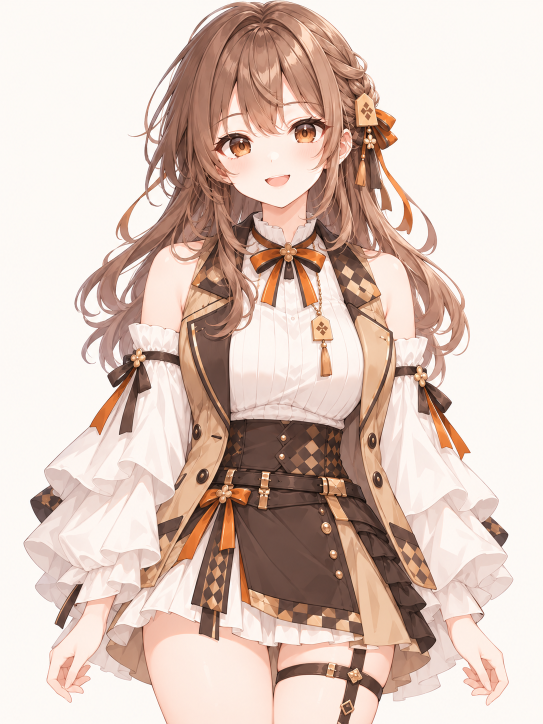
#> input picture assets/original/koma_confirmed.png, 1086 x 1448 px (shown at 1/2 size)
$ python build_expression_v3.py
#> lines starting #> are read from the running program, lines starting #| are printed output that depends on the picture; after the words box and inside, x2 and y2 are one past the last pixel; in counts of white or black regions, pixels touching at a corner belong together
### scripts/build_psd.py
#!/usr/bin/env python3
"""AI-assisted first-pass part separation for the approved VTuber illustration.

Produces 26 named, editable PSD layers. Regions are approximate polygons and
are NOT yet ready to deform in Live2D Cubism. Concealed art is not reconstructed.
"""
import argparse
import csv
import json
from pathlib import Path
import cv2
import numpy as np
from PIL import Image
from psd_writer import write_psd

ROOT = Path(__file__).resolve().parents[1]

def extract_foreground(rgb):
    """Find connected paper-colored background pixels from image borders."""
    h, w = rgb.shape[:2]
    edge = np.concatenate((rgb[:30].reshape(-1,3),rgb[:,:30].reshape(-1,3),rgb[:,-30:,:].reshape(-1,3)))
    sample = np.median(edge,axis=0).astype(np.uint8)
    lab = cv2.cvtColor(rgb, cv2.COLOR_RGB2LAB)
    bg = cv2.cvtColor(sample.reshape(1,1,3),cv2.COLOR_RGB2LAB)[0,0]
    candidate = (np.linalg.norm(lab.astype(np.float32)-bg.astype(np.float32),axis=2)<20).astype(np.uint8)
    _, labels = cv2.connectedComponents(candidate, connectivity=8)
    ids = np.unique(np.r_[labels[0],labels[-1],labels[:,0],labels[:,-1]])
    return np.where((candidate>0)&np.isin(labels,ids),0,255).astype(np.uint8)

# [44 lines left out: functions load_labels, build, not called in this run]

# [7 lines that do not run on import are left out]

### scripts/build_expression_v3.py
#!/usr/bin/env python3
"""Refine only the closed-eye/closed-mouth PSD layers of the confirmed VTuber art.

Open states preserve the original illustration. The closed expressions use
hand-controlled SVG curves plus local skin reconstruction, not new AI renders.
This is expression artwork, not an exported Live2D Cubism rig.
"""
import argparse
import json
from io import BytesIO
from pathlib import Path
import cv2
import cairosvg
import numpy as np
from PIL import Image
from scipy.ndimage import gaussian_filter
from build_psd import extract_foreground, load_labels
from psd_writer import write_psd

ROOT = Path(__file__).resolve().parents[1]
SIZE = (1086, 1448)
FEATURES = {
 "eye_screen_left": [(372,287),(379,268),(406,248),(438,244),(473,247),(503,257),(518,279),(519,301),(500,325),(464,338),(422,338),(385,320),(371,305)],
 "eye_screen_right": [(553,263),(563,240),(582,224),(605,219),(630,222),(656,238),(668,260),(664,281),(650,298),(606,304),(574,290)],
 "mouth": [(482,354),(498,339),(533,334),(562,332),(586,339),(598,350),(595,373),(576,391),(543,396),(509,392),(487,379)]
}
ART = {
"eye_screen_left": '''<path d="M403 311 C426 305 468 304 490 312" fill="none" stroke="#bd7f77" stroke-width="1.2" opacity=".34"/>
<path d="M403 307 C425 302 465 303 486 309" fill="none" stroke="#ffe9dd" stroke-width="1.15" opacity=".68"/>
<path d="M387 302 C407 292 434 285 458 284 C480 284 494 292 503 298" fill="none" stroke="#593937" stroke-width="3.4" stroke-linecap="round" opacity=".95"/>
<path d="M389 300 Q382 300 377 293 Q386 295 397 296 Z" fill="#69413b" opacity=".96"/>
<path d="M398 296 Q391 292 389 285 Q397 291 405 293 Z" fill="#634039" opacity=".87"/>
<path d="M412 290 Q407 287 406 283 Q414 288 419 289 Z" fill="#78504a" opacity=".82"/>''',
"eye_screen_right": '''<path d="M571 291 C595 284 620 286 639 294" fill="none" stroke="#bd8077" stroke-width="1.2" opacity=".35"/>
<path d="M575 289 C594 286 619 289 636 294" fill="none" stroke="#ffeadc" stroke-width="1.1" opacity=".66"/>
<path d="M564 278 C580 265 598 258 617 259 C630 260 642 267 654 275" fill="none" stroke="#573735" stroke-width="3.4" stroke-linecap="round" opacity=".96"/>
<path d="M643 268 Q652 267 657 260 Q656 269 651 273 Z" fill="#573733" opacity=".9"/>
<path d="M632 262 Q640 260 643 255 Q644 262 639 267 Z" fill="#66413a" opacity=".85"/>
<path d="M621 258 Q626 255 630 249 Q631 257 628 262 Z" fill="#80554a" opacity=".82"/>''',
"mouth": '''<path d="M498 359 C506 367 522 373 542 369 C554 367 562 360 571 354 C568 360 557 368 543 372 C524 376 505 369 498 359 Z" fill="#a75e5b" opacity=".86"/>
<path d="M503 362 C523 373 548 371 567 356" fill="none" stroke="#98514f" stroke-width="1.35" opacity=".92"/>
<path d="M506 363 C523 371 545 370 561 361" fill="none" stroke="#d78e87" stroke-width="1.5" opacity=".45"/>
<path d="M516 381 Q535 386 549 379" fill="none" stroke="#f6c6ba" stroke-width="2.1" opacity=".58"/>
<path d="M520 384 Q534 388 545 383" fill="none" stroke="#fff2e9" stroke-width="1" opacity=".66"/>'''
}

def masks_of(w,h):
    out={}
    for name,polygon in FEATURES.items():
        arr=np.asarray(polygon,dtype=np.float32)*[w/SIZE[0],h/SIZE[1]]
        mask=np.zeros((h,w),dtype=np.uint8)
        cv2.fillPoly(mask,[np.rint(arr).astype(np.int32)],255)
        out[name]=mask
    return out

def repaired_skin(rgb,masks):
    h,w=rgb.shape[:2]
    yy,xx=np.ogrid[:h,:w]
    occupied=np.maximum.reduce(list(masks.values()))
    excl=cv2.dilate(occupied,cv2.getStructuringElement(cv2.MORPH_ELLIPSE,(19,19)))
    r,g,b=[rgb[:,:,i].astype(np.float32) for i in range(3)]
    skin=(r>198)&(g>152)&(b>135)&(r-g>6)&(g-b>3)&(r-b>21)
    face=(xx>350*w/SIZE[0])&(xx<689*w/SIZE[0])&(yy>218*h/SIZE[1])&(yy<420*h/SIZE[1])
    valid=(skin&face&(excl==0)).astype(np.float32)
    sigma=24*w/SIZE[0]
    d=gaussian_filter(valid,sigma)+1e-6
    field=np.stack([gaussian_filter(rgb[:,:,i].astype(np.float32)*valid,sigma)/d for i in range(3)],axis=-1)
    field[:,:,1]=np.clip(field[:,:,1]+5,0,255)
    field[:,:,2]=np.clip(field[:,:,2]+7,0,255)
    canvas=rgb.astype(np.float32).copy()
    for mask in masks.values():
        distance=cv2.distanceTransform(mask,cv2.DIST_L2,5)
        t=np.clip(distance/(12*w/SIZE[0]),0,1)
        t=t*t*(3-2*t)
        canvas=canvas*(1-t[:,:,None])+field*t[:,:,None]
    return np.rint(np.clip(canvas,0,255)).astype(np.uint8)

def artwork(w,h):
    result={}
    for name,parts in ART.items():
        svg='<svg xmlns="http://www.w3.org/2000/svg" viewBox="0 0 1086 1448">'+parts+'</svg>'
        png=cairosvg.svg2png(bytestring=svg.encode(),output_width=w,output_height=h)
        result[name]=np.asarray(Image.open(BytesIO(png)).convert("RGBA"),dtype=np.uint8)
    return result

def over(canvas,layer):
    output=canvas.copy()
    a=layer[:,:,3:4].astype(np.float32)/255
    output[:,:,:3]=np.rint(canvas[:,:,:3].astype(np.float32)*(1-a)+layer[:,:,:3].astype(np.float32)*a).astype(np.uint8)
    output[:,:,3]=np.rint(canvas[:,:,3].astype(np.float32)+layer[:,:,3].astype(np.float32)*(1-canvas[:,:,3].astype(np.float32)/255)).astype(np.uint8)
    return output

def generate(source,output):
    rgb=np.asarray(Image.open(source).convert("RGB"),dtype=np.uint8)
#> rgb is the input picture: shape (1448, 1086, 3); mean R, G, B 219.4, 198.2, 187.7
    h,w=rgb.shape[:2];output.mkdir(parents=True,exist_ok=True)
#> after `h, w = rgb.shape[:2]`: h = 1448; w = 1086
    alpha=extract_foreground(rgb)
#> in extract_foreground, `sample = np.median(edge,axis=0).astype(np.uint8)`: sample = [253, 249, 246]
#> in extract_foreground, `lab = cv2.cvtColor(rgb, cv2.COLOR_RGB2LAB)`: lab: shape (1448, 1086, 3); mean of channels 0, 1, 2 206.1, 134.6, 136.6
#> in extract_foreground, `bg = cv2.cvtColor(sample.reshape(1,1,3),cv2.COLOR_RGB2LAB)[0,0]`: bg = [250, 129, 130]
#> in extract_foreground, `candidate = (np.linalg.norm(lab.astype(np.float32)-bg.astype(np.float3..`:
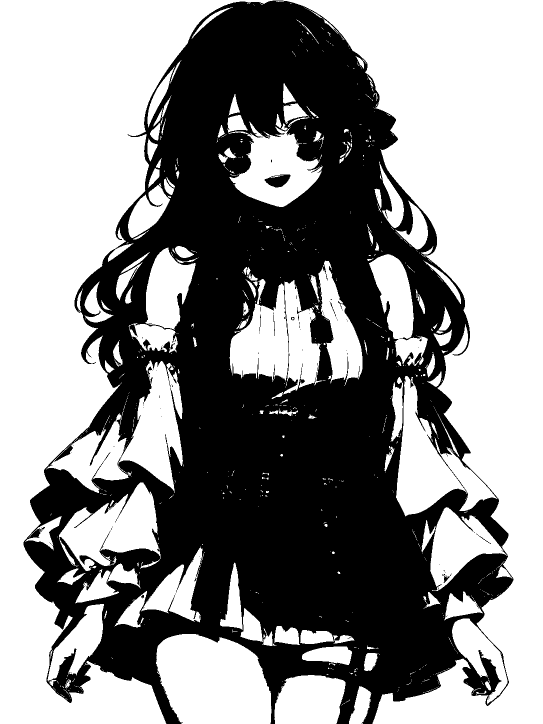
#> candidate: shape (1448, 1086) (shown at 1/2 size); values 0 (black) and 1 (white), 56.3% white; 117 black regions (106 under 20 px), largest, box (x1, y1, x2, y2) and area: (47, 1, 1027, 1448) 684927, (529, 349, 581, 375) 867, (887, 1147, 904, 1166) 86
#> in extract_foreground, `_, labels = cv2.connectedComponents(candidate, connectivity=8)`:
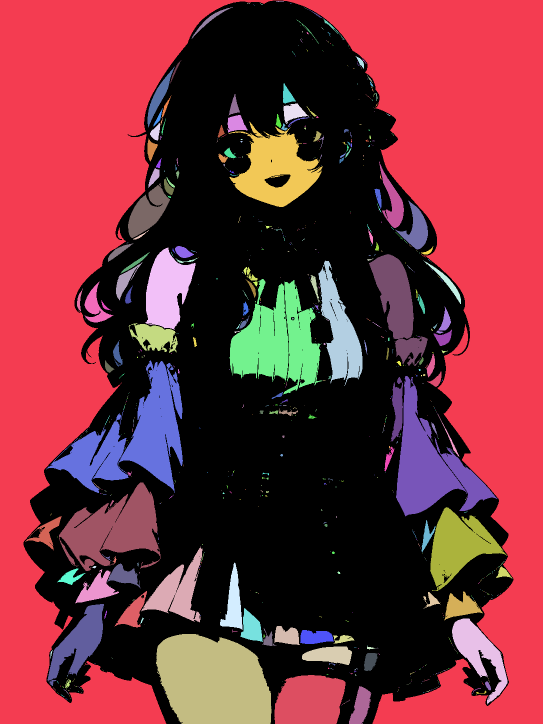
#> labels: shape (1448, 1086) int32 (shown at 1/2 size); 798 distinct labels, from 0 to 797; one colour per label, 0 black
#> in extract_foreground, `ids = np.unique(np.r_[labels[0],labels[-1],labels[:,0],labels[:,-1]])`: ids = [0, 1, 663, 722, 754]
#> in extract_foreground, `return np.where((candidate>0)&np.isin(labels,ids),0,255).astype(np.uin..`: returned value: shape (1448, 1086); 58.8% white; 4 black regions, box (x1, y1, x2, y2) and area: (0, 0, 1086, 1448) 599781, (312, 1268, 543, 1448) 33908, (549, 1350, 691, 1448) 11921, (698, 1372, 743, 1448) 2015
    original=np.dstack((rgb,alpha))
    masks=masks_of(w,h)
#> after the loop in masks_of, `for name,polygon in FEATURES.items():`: mask: shape (1448, 1086); 0.38% white; 1 white region, box (x1, y1, x2, y2) and area: (482, 332, 599, 397) 6010
    base_rgb=repaired_skin(rgb,masks)
#> in repaired_skin, `excl=cv2.dilate(occupied,cv2.getStructuringElement(cv2.MORPH_ELLIPSE,(..`: occupied: shape (1448, 1086); 1.6% white; 3 white regions, box (x1, y1, x2, y2) and area: (371, 244, 520, 339) 11264, (553, 219, 669, 305) 7332, (482, 332, 599, 397) 6010
#> in repaired_skin, `r,g,b=[rgb[:,:,i].astype(np.float32) for i in range(3)]`:
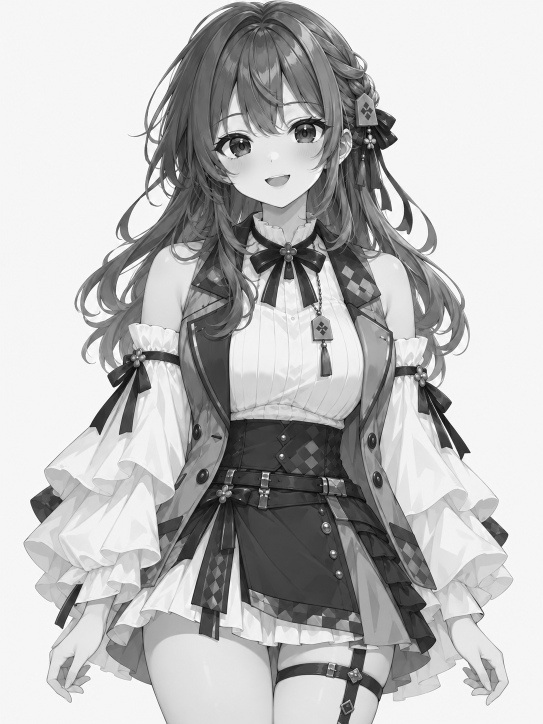
#> b: shape (1448, 1086) float32 (shown at 1/2 size); min 0, max 255, mean 187.7
#> in repaired_skin, `skin=(r>198)&(g>152)&(b>135)&(r-g>6)&(g-b>3)&(r-b>21)`: skin: shape (1448, 1086) bool; 24.1% white; 2088 white regions (1835 under 20 px), largest, box (x1, y1, x2, y2) and area: (48, 740, 822, 1448) 157914, (760, 750, 1027, 1412) 54087, (459, 476, 727, 857) 31602
#> in repaired_skin, `valid=(skin&face&(excl==0)).astype(np.float32)`: valid: shape (1448, 1086) float32; values 0 (black) and 1 (white), 0.62% white; 79 white regions (55 under 20 px), largest, box (x1, y1, x2, y2) and area: (495, 226, 653, 415) 5008, (525, 387, 614, 420) 1142, (652, 285, 689, 394) 1019
    base=np.dstack((base_rgb,alpha))
    # Full continuous face skin UNDER independently toggled eyes and mouth.
    # This replaces the old partial face repair that left painted eyes below.
    face=np.zeros((h,w),np.uint8)
    outline=np.asarray([(438,178),(520,164),(603,178),(666,213),(687,258),
        (690,310),(671,355),(632,398),(581,432),(535,444),
        (482,430),(434,400),(391,365),(360,318),(353,274),(381,225)],dtype=np.float32)
    outline[:,0]*=w/SIZE[0]
    outline[:,1]*=h/SIZE[1]
    cv2.fillPoly(face,[np.rint(outline).astype(np.int32)],255)
#> face: shape (1448, 1086); 4.5% white; 1 white region, box (x1, y1, x2, y2) and area: (353, 164, 691, 445) 70124
    for mask in masks.values():
        face=np.maximum(face,mask)
    face=np.minimum(face,alpha)
    occ=np.maximum.reduce(list(masks.values()))
    R,G,B=[rgb[:,:,i].astype(np.float32) for i in range(3)]
    sample=(R>198)&(G>147)&(B>128)&(R-G>5)&(G-B>3)&(R-B>24)
#> sample: shape (1448, 1086) bool; 22.9% white; 2136 white regions (1912 under 20 px), largest, box (x1, y1, x2, y2) and area: (48, 779, 841, 1448) 152994, (428, 12, 735, 493) 37692, (785, 1101, 1027, 1412) 28934
    yy,xx=np.ogrid[:h,:w]
#> yy = 1448 values from 0 to 1447
    sample &= (face>0)&(xx>368*w/SIZE[0])&(xx<683*w/SIZE[0])&(yy>195*h/SIZE[1])&(yy<419*h/SIZE[1])
#> sample: shape (1448, 1086) bool; 1.5% white; 137 white regions (116 under 20 px), largest, box (x1, y1, x2, y2) and area: (428, 196, 681, 419) 19709, (533, 347, 578, 380) 915, (645, 280, 683, 381) 759
    sample &= cv2.dilate(occ,cv2.getStructuringElement(cv2.MORPH_ELLIPSE,(23,23)))==0
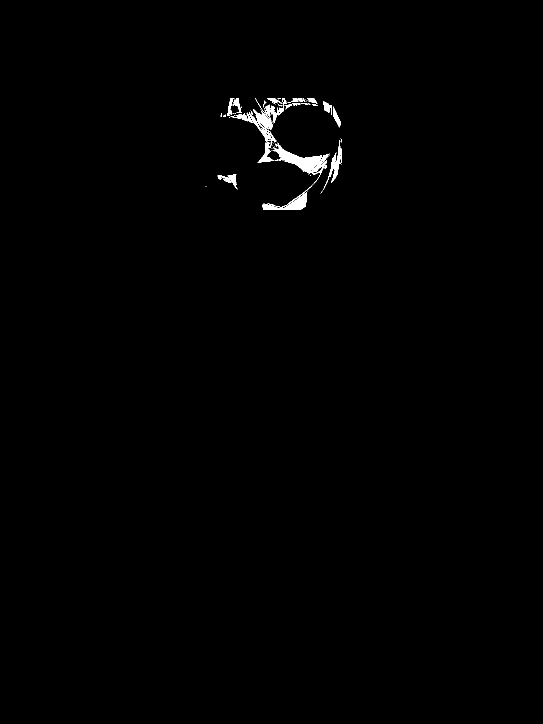
#> sample: shape (1448, 1086) bool (shown at 1/2 size); 0.57% white; 72 white regions (51 under 20 px), largest, box (x1, y1, x2, y2) and area: (525, 286, 657, 419) 3599, (498, 196, 568, 326) 2096, (645, 280, 683, 381) 759
    weight=sample.astype(np.float32)
    if weight.sum()<250: raise RuntimeError("Insufficient skin sample pixels")
    paint_channels=[]
    for i in range(3):
        channel=rgb[:,:,i].astype(np.float32)*weight
        near=gaussian_filter(channel,22*w/SIZE[0])/(gaussian_filter(weight,22*w/SIZE[0])+1e-5)
        far=gaussian_filter(channel,68*w/SIZE[0])/(gaussian_filter(weight,68*w/SIZE[0])+1e-5)
        paint_channels.append(0.75*near+0.25*far)
#> this loop made 3 passes
#> pass 1, in generate, `far=gaussian_filter(channel,68*w/SIZE[0])/(gaussian_filter(weight,68*w..`:
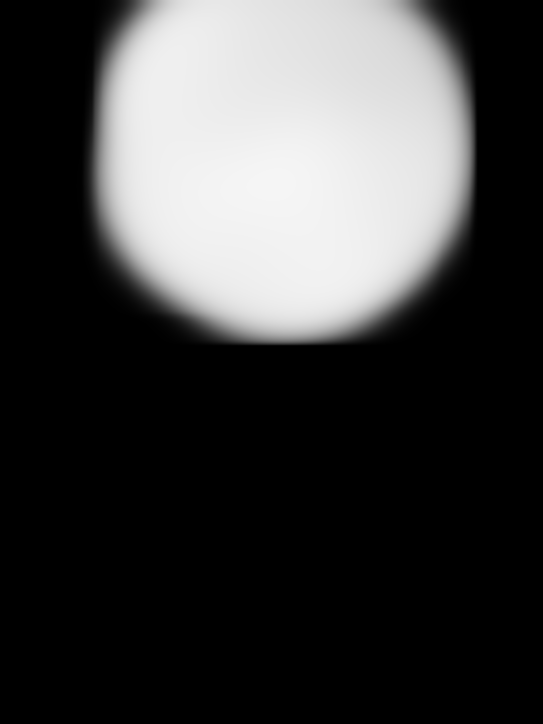
#> far: shape (1448, 1086) float32 (shown at 1/2 size); min 0, max 245.5, mean 63.6
#> after the loop, paint_channels = 3 items
    skin_rgb=np.rint(np.clip(np.stack(paint_channels,axis=-1),0,255)).astype(np.uint8)
    skin_rgb[:,:,0]=np.maximum(skin_rgb[:,:,0],222)
    skin_rgb[:,:,1]=np.maximum(skin_rgb[:,:,1],176)
    skin_rgb[:,:,2]=np.maximum(skin_rgb[:,:,2],162)
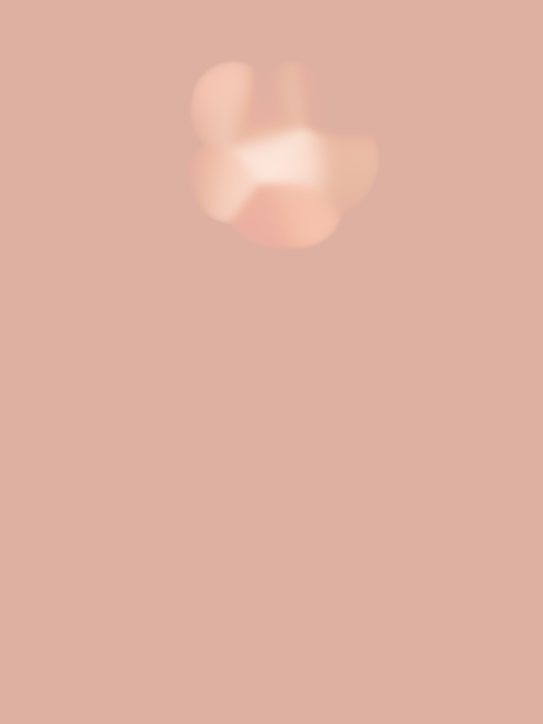
#> skin_rgb: shape (1448, 1086, 3) (shown at 1/2 size); mean of channels 0, 1, 2 223.1, 177.1, 162.8; drawn as R, G, B
    full_face_skin=np.dstack((skin_rgb,face))
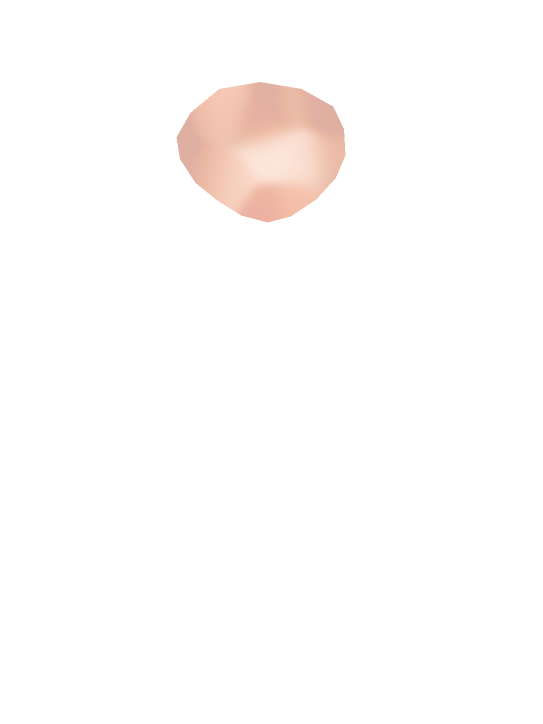
#> full_face_skin: shape (1448, 1086, 4) (shown at 1/2 size); mean of channels 0, 1, 2, 3 223.1, 177.1, 162.8, 11.4; transparent parts drawn white
    for mask in masks.values():
        assert np.all(full_face_skin[:,:,3][(mask>0)&(alpha>0)]==255)

    drawings=artwork(w,h)
    opens={name:np.dstack((rgb,np.minimum(mask,alpha))) for name,mask in masks.items()}
    cfg=json.loads((ROOT/"config/koma_regions.json").read_text(encoding="utf-8"))
    labels,names=load_labels(w,h,cfg)
    body=[]
    for index,name in enumerate(names):
        a=np.where((labels==index)&(face==0),alpha,0).astype(np.uint8)
        if np.any(a): body.append((name,np.dstack((rgb,a))))
    layers=[]
    for name in FEATURES:
        layers.extend([(name+".open",opens[name]),(name+".closed",drawings[name])])
    occupied=np.maximum.reduce(list(masks.values()))
    details_alpha=np.where((face>0)&(occupied==0),alpha,0).astype(np.uint8)
    layers.append(("skin_shading_under_expressions",np.dstack((base_rgb,np.minimum(occupied,alpha)))))
    layers.append(("face_details_and_front_hair",np.dstack((rgb,details_alpha))))
    layers.append(("face_skin_FULL_beneath_eyes_mouth",full_face_skin))
    layers+=list(reversed(body))
    psd=output/"koma_expression_skin_base_corrected.psd"
    write_psd(psd,original,layers,hidden_names=[name for name,_ in layers if name.endswith(".closed")])
    def expression(selected):
        image=base.copy()
        for name in FEATURES:
            image=over(image,drawings[name] if name in selected else opens[name])
        return image
    opened=expression(set())
    assert np.array_equal(opened[alpha==255],original[alpha==255]), "Initial expression changed"
    previews={"initial_open":set(),"closed_eyes":{"eye_screen_left","eye_screen_right"},
              "closed_mouth":{"mouth"},"closed_both":set(FEATURES)}
    for name,selected in previews.items():
        Image.fromarray(expression(selected)).save(output/(name+"_preview.png"))
    panel=Image.new("RGB",(1400,840),(255,248,245))
    for i,name in enumerate(previews):
        im=Image.open(output/(name+"_preview.png")).convert("RGBA")
        im=im.crop((340,210,690,420)).resize((700,420))
        tile=Image.new("RGBA",im.size,(255,248,245,255))
        tile.alpha_composite(im)
        panel.paste(tile.convert("RGB"),((i%2)*700,(i//2)*420))
    panel.save(output/"expression_comparison.png")
    report={"version":"v3-continuous-face-skin-base","source":source.name,"resolution":[w,h],
            "layer_count":len(layers),"open_expression_matches_original":True,
            "face_skin_base_covers_both_eyes_and_mouth":True,
            "lower_body_layers_exclude_face":True,
            "changes":["closed left eye","closed right eye","closed mouth"],
            "limitations":["Skin in-fill and lash artwork are algorithmic drafts.",
                           "No Live2D meshes or deformers have been created."]}
    (output/"build_info.json").write_text(json.dumps(report,ensure_ascii=False,indent=2)+"\n")
    print("Created",psd,"with",len(layers),"layers")

if __name__=="__main__":
    p=argparse.ArgumentParser()
    p.add_argument("source",type=Path,nargs="?",default=ROOT/"assets/original/koma_confirmed.png")
    p.add_argument("--output",type=Path,default=ROOT/"assets/parts/v3")
    args=p.parse_args()
    generate(args.source,args.output)
#> (the call stopped at in artwork, `png=cairosvg.svg2png(bytestring=svg.encode(),output_width=w,output_hei..`: cairosvg is not available in this run)
